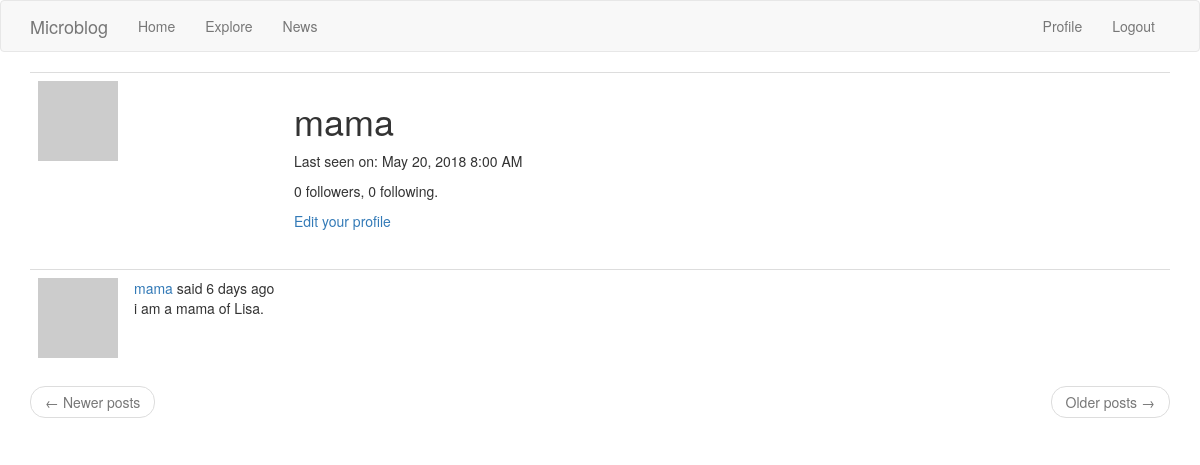
Page /user/mama (signed in) on the earlier database version.
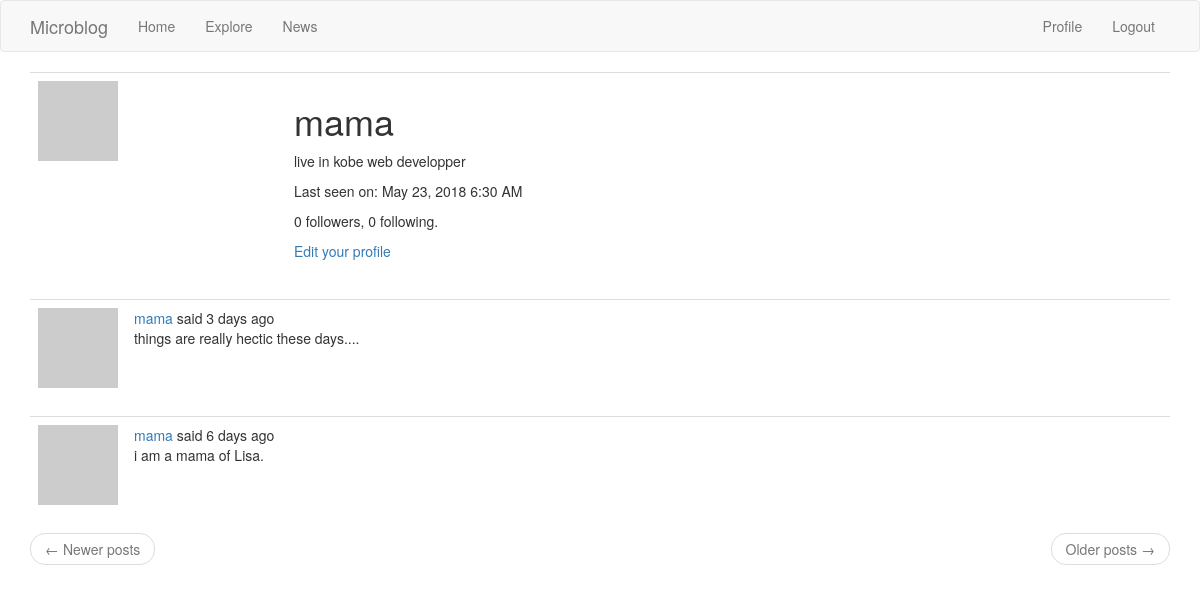
Same page on the later database version.
### app/models.py (models this page shows, shortened)
class User(UserMixin, db.Model):
    id = db.Column(db.Integer, primary_key=True)
    username = db.Column(db.String(64), index=True, unique=True)
    email = db.Column(db.String(120), index=True, unique=True)
    password_hash = db.Column(db.String(128))
    posts = db.relationship('Post', backref='author', lazy='dynamic')
    about_me = db.Column(db.String(140))
    last_seen = db.Column(db.DateTime, default=datetime.utcnow)
    followed = db.relationship(
        'User', secondary=followers,
        primaryjoin=(followers.c.follower_id == id),
        secondaryjoin=(followers.c.followed_id == id),
        backref=db.backref('followers', lazy='dynamic'), lazy='dynamic')
    def avatar(self, size):
        digest = md5(self.email.lower().encode('utf-8')).hexdigest()
        return 'https://www.gravatar.com/avatar/{}?d=identicon&s={}'.format(
            digest, size)

class Post(db.Model):
    id = db.Column(db.Integer, primary_key=True)
    body = db.Column(db.String(140))
    timestamp = db.Column(db.DateTime, index=True, default=datetime.utcnow)
    user_id = db.Column(db.Integer, db.ForeignKey('user.id'))
    language = db.Column(db.String(5))

### app/routes.py (the view)
@app.route('/user/<username>')
@login_required
def user(username):
    user = User.query.filter_by(username=username).first_or_404()
    page = request.args.get('page', 1, type=int)
    posts = user.posts.order_by(Post.timestamp.desc()).paginate(
        page, app.config['POSTS_PER_PAGE'], False)
    next_url = url_for('user', username=user.username, page=posts.next_num) \
        if posts.has_next else None
    prev_url = url_for('user', username=user.username, page=posts.prev_num) \
        if posts.has_prev else None
    return render_template('user.html', user=user, posts=posts.items,
                           next_url=next_url, prev_url=prev_url)

### app/models.py (called while the page is built)
@login.user_loader
def load_user(id):
    return User.query.get(int(id))

### app/routes.py (called while the page is built)
@app.before_request
def before_request():
    if current_user.is_authenticated:
        current_user.last_seen = datetime.utcnow()
        db.session.commit()
    g.locale = str(get_locale())

### app/templates/user.html
{% extends "base.html" %}
{% block app_content %}
    <table class="table table-hover">
        <tr>
            <td width="256px"><img src="{{ user.avatar(256) }}"></td>
            <td>
                <h1>{{ user.username }}</h1>
                {% if user.about_me %}<p>{{ user.about_me }}</p>{% endif %}
                {% if user.last_seen %}
                <p>Last seen on: {{ moment(user.last_seen).format('LLL') }}</p>
                {% endif %}
                <p>{{ user.followers.count() }} followers, {{ user.followed.count() }} following.</p>
                {% if user == current_user %}
                <p><a href="{{ url_for('edit_profile') }}">Edit your profile</a></p>
                {% elif not current_user.is_following(user) %}
                <p><a href="{{ url_for('follow', username=user.username) }}">Follow</a></p>
                {% else %}
                <p><a href="{{ url_for('unfollow', username=user.username) }}">Unfollow</a></p>
                {% endif %}
            </td>
        </tr>
    </table>
    {% for post in posts %}
        {% include '_post.html' %}
    {% endfor %}
    <nav aria-label="...">
        <ul class="pager">
            <li class="previous{% if not prev_url %} disabled{% endif %}">
                <a href="{{ prev_url or '#' }}">
                    <span aria-hidden="true">&larr;</span> Newer posts
                </a>
            </li>
            <li class="next{% if not next_url %} disabled{% endif %}">
                <a href="{{ next_url or '#' }}">
                    Older posts <span aria-hidden="true">&rarr;</span>
                </a>
            </li>
        </ul>
    </nav>
{% endblock %}

### app/templates/_post.html (shortened to what this page needs)
<table class="table table-hover">
     <tr>
         <td width="70px">
             <a href="{{ url_for('user', username=post.author.username) }}">
                 <img src="{{ post.author.avatar(70) }}" />
             </a>
         </td>
         <td>
             {{ _('%(username)s said %(when)s',
                 username=user_link, when=moment(post.timestamp).fromNow()) }}
             <br>
             <span id="post{{ post.id }}">{{ post.body }}</span>
         </td>
     </tr>
   </table>

Differences in the rows shown:
changed User "mama": about_me (not shown) → "live in kobe web developper"; last_seen "May 20, 2018 8:00 AM" → "May 23, 2018 6:30 AM"
added Post: body "things are really hectic these days...."
